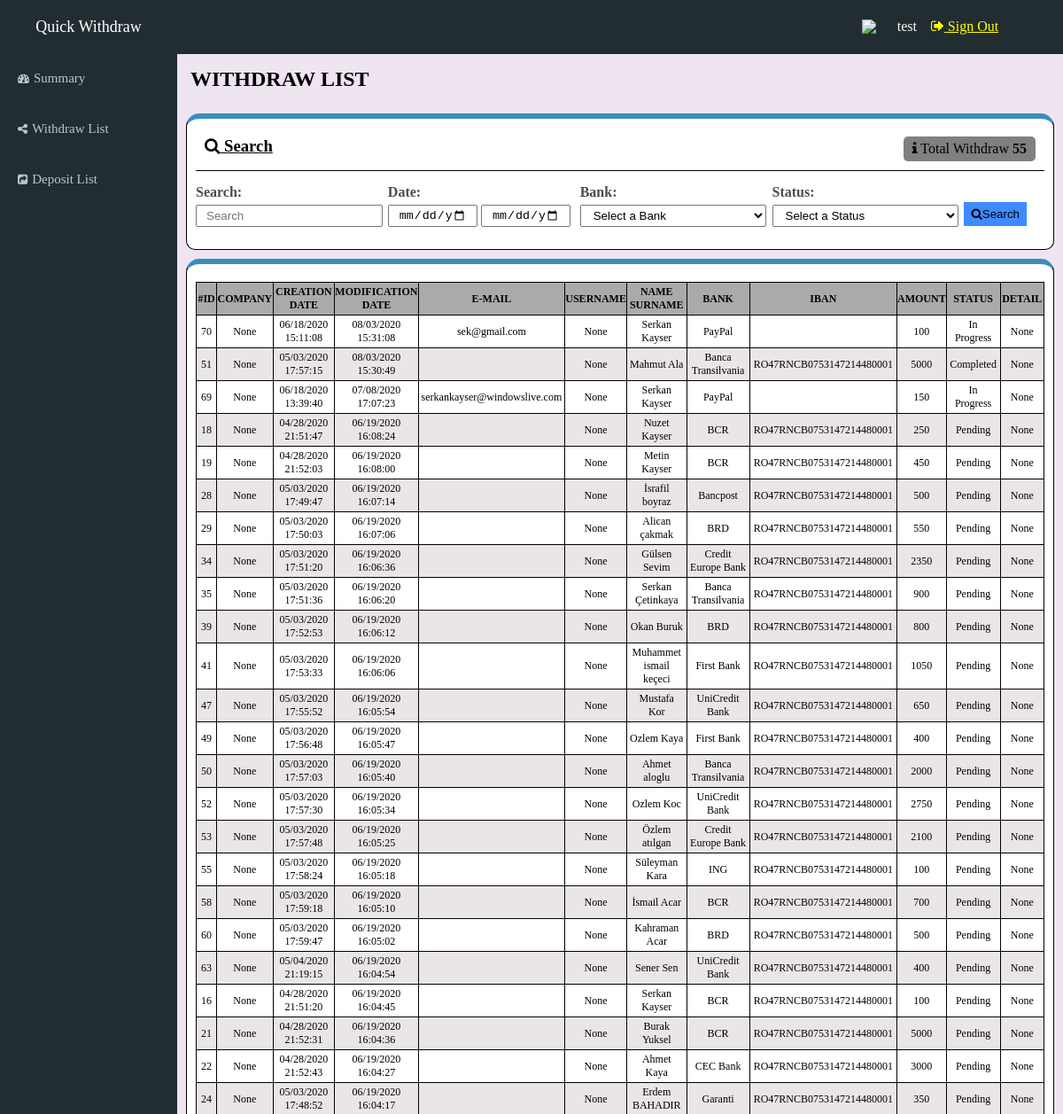
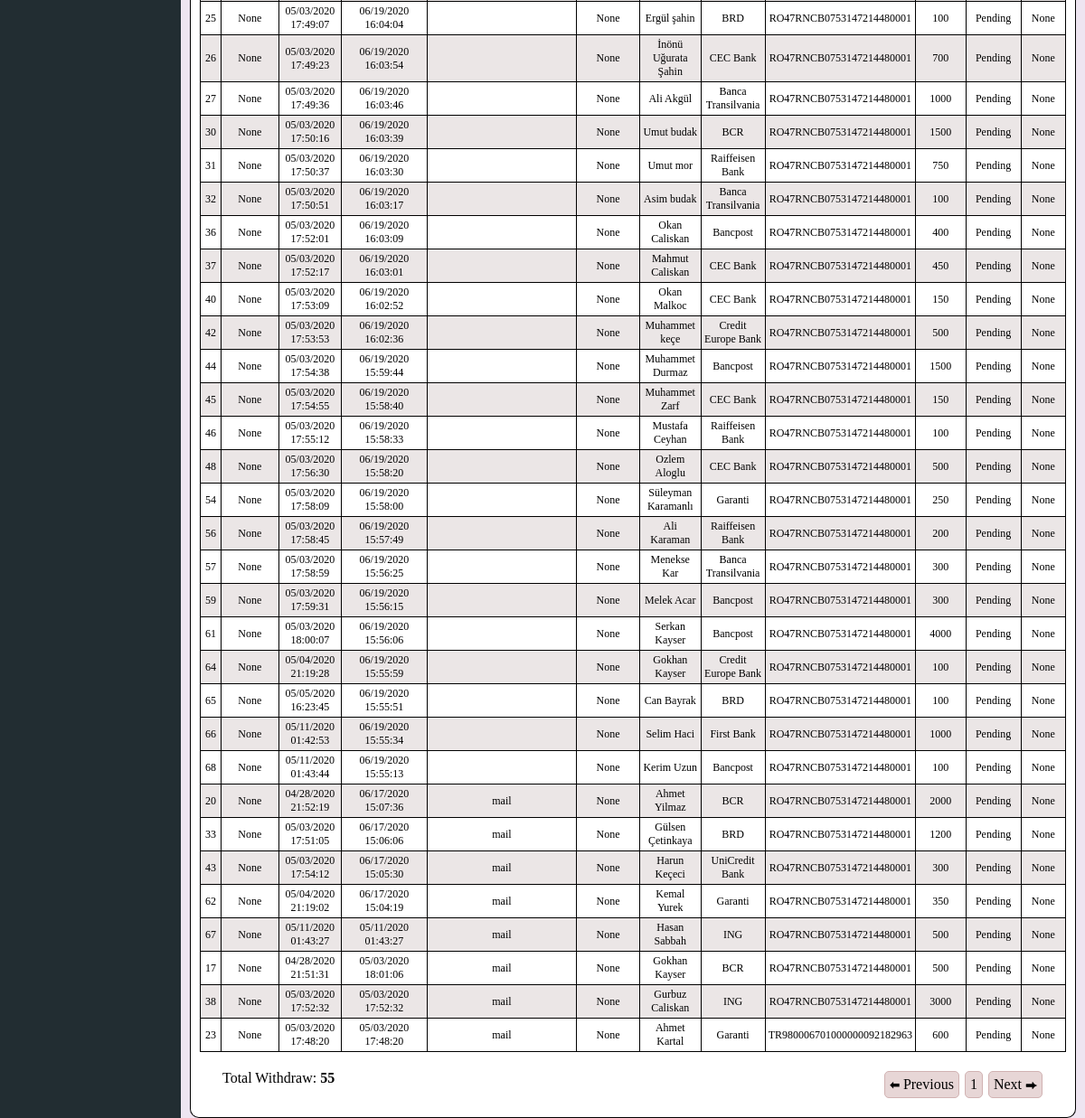
The page /wd_list/ (signed in) on the database as committed earlier (2 pictures, top to bottom).
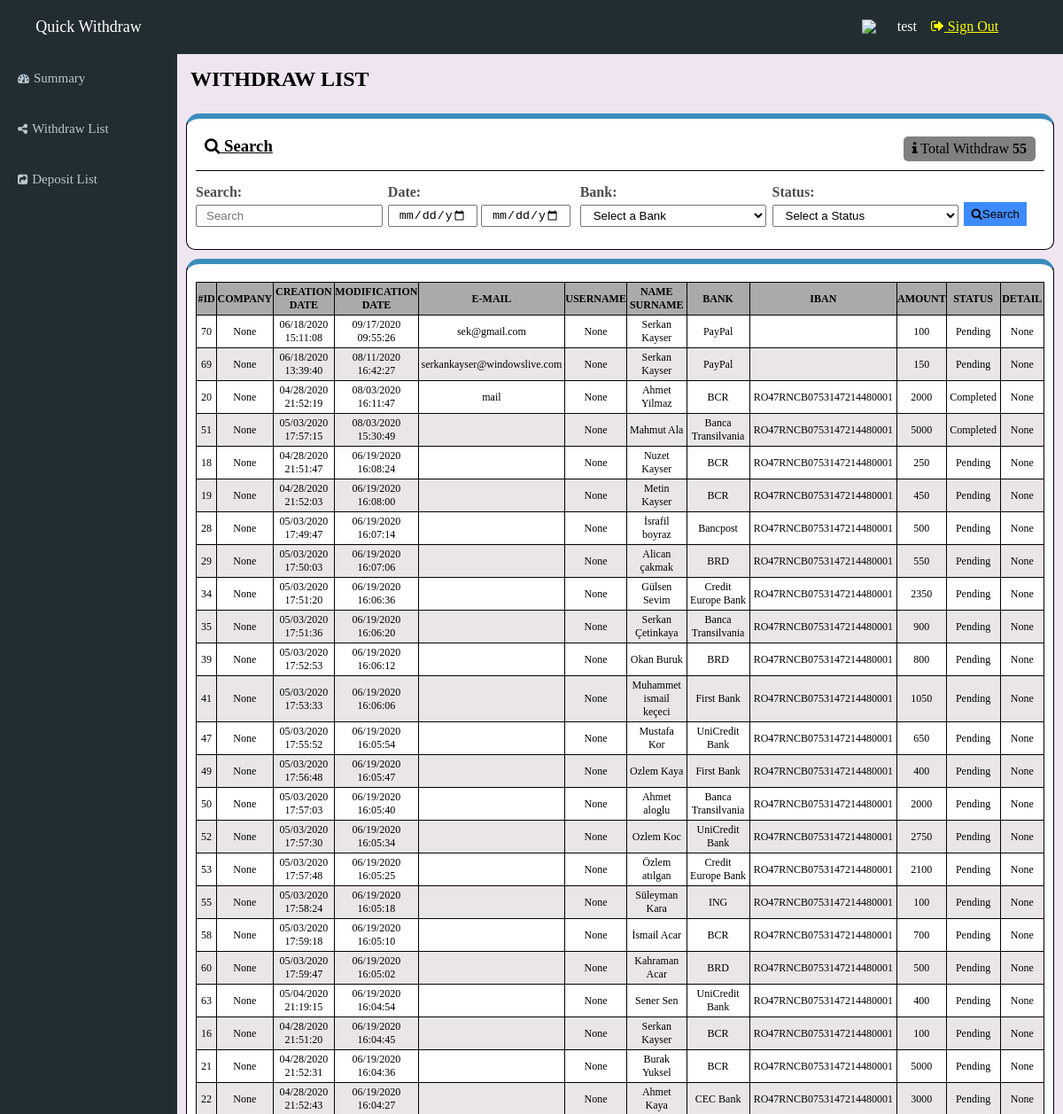
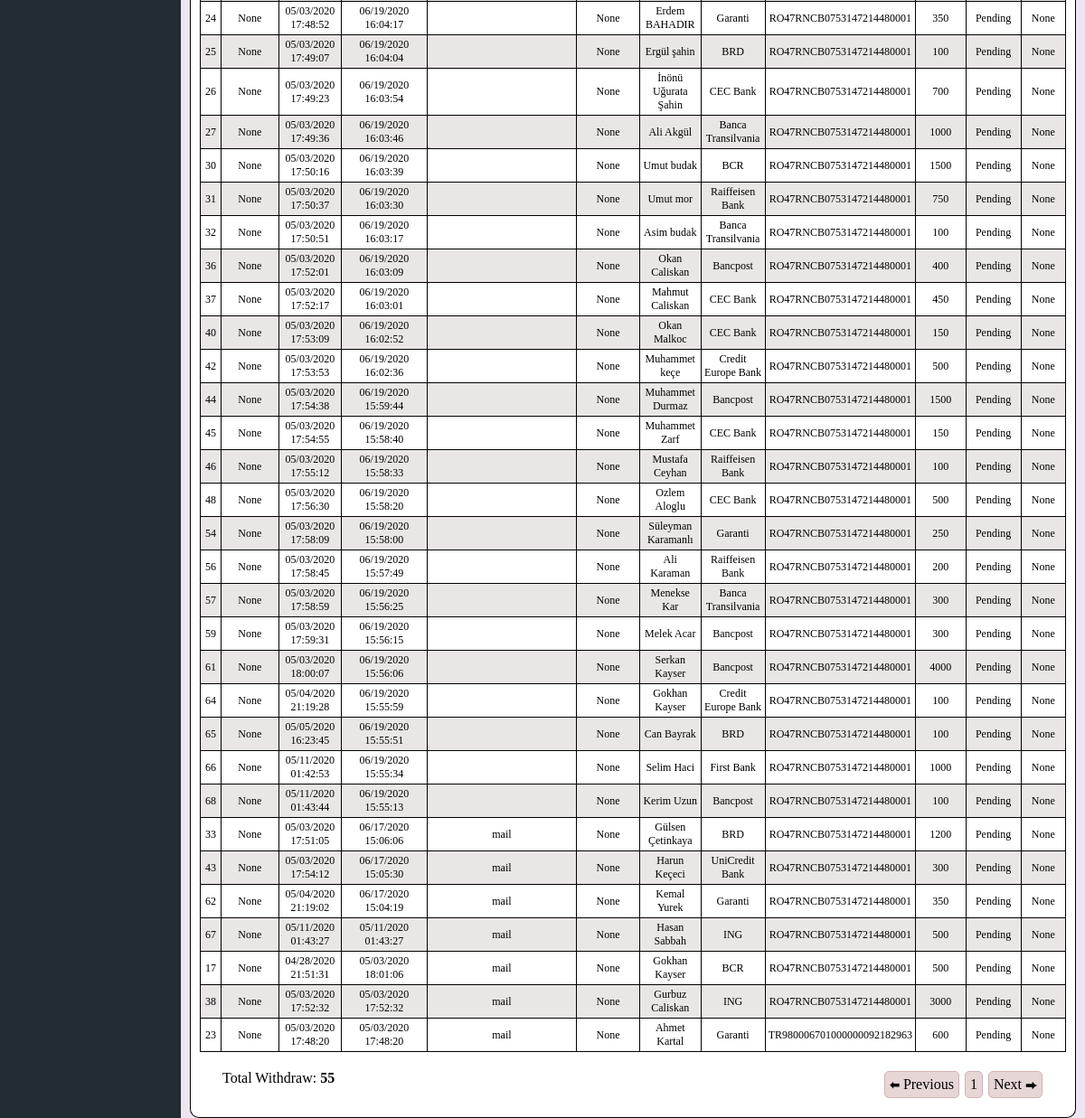
The same page on the database as committed later (2 pictures, top to bottom).
### first_app/models.py (models this page shows, shortened)
class Witdrawal_Form(models.Model):
    id = models.AutoField(unique=True, primary_key=True)
    name = models.CharField(max_length=264)
    all_bank_name = (
        ('PayPal', 'Paypal'),
        ('Banca Transilvania', 'Banca Transilvania'),
        ('Bancpost', 'Bancpost'),
        ('BCR', 'BCR'),
        ('BRD', 'BRD'),
        ('CEC Bank', 'CEC Bank'),
        ('Credit Europe Bank', 'Credit Europe Bank'),
        ('First Bank', 'First Bank'),
        ('Garanti', 'Garanti'),
        ('ING', 'ING'),
        ('UniCredit Bank', 'UniCredit Bank'),
        ('Raiffeisen Bank', 'Raiffeisen Bank'),
    )
    bank_name = models.CharField(max_length=50, default='' ,choices=all_bank_name)
    mail = models.EmailField(max_length=50, blank=True)
    iban = models.CharField(max_length=26, blank=True)
    amount = models.IntegerField()
    all_status = (
        ('Pending', 'Pending'),
        ('In Progress', 'In Progress'),
        ('Completed', 'Completed'),
        ('Rejected', 'Rejected'),
    )
    status = models.CharField(max_length=15, default='Pending', choices=all_status)
    created_date = models.DateTimeField(default=now,editable=False)
    modified_date = models.DateTimeField(auto_now=True)
    company_names = (
        ('xbet', 'xbet'),
        ('ybet', 'ybet'),
        ('zbet', 'zbet'),
    )
    company = models.CharField(max_length=50 ,choices=company_names)

### first_app/views.py (the view)
# urls.py: path('wd_list/', views.wd_list_pg, name='wd_list'),
@login_required
def wd_list_pg(request):
    withdraw_list = Witdrawal_Form.objects.order_by('-modified_date')
    counter = 0
    for wd in withdraw_list:
        counter += 1
    my_context = {
        'Witdrawal_Form': withdraw_list,
        'Sum': counter,
    }
    return render(request, 'first_app/wd_list_pg.html', context=my_context)

### templates/first_app/wd_list_pg.html (shortened to what this page needs)
{% extends 'first_app/base.html' %}
{% block content %}
<section class="content">
    <h2>WITHDRAW LIST</h2>
    <div class="divSearch">
        <div class="divSearch1-1">
            <h3 class="search_bar"><i class="fa fa-search"></i> Search</h3>
            <p><i class="fa fa-info"></i> Total Withdraw
              <span class="total">
                {{ Sum }}
              </span></p>
        </div>
        <form class="divSearch1-2" action="{% url 'search_wd' %}" method="get">
            <div class="search1">
                <label for="">Search:</label>
                <input type="text" placeholder="Search" name="q">
            </div>
            <div class="search2">
                <label for="">Date:</label>
                    <div class="searchDate">
                    <input type="date" name="q1">
                    <input type="date" name="q2">
                </div>
            </div>
            <div class="search3">
                <label for="">Bank:</label>
                <select name="q3" id="">
                    <option value="">Select a Bank</option>
                </select>
            </div>
            <div class="search4">
                <label for="">Status:</label>
                <select name="q4" id="">
                    <option value="">Select a Status</option>
                </select>
            </div>
            <div class="search5">
                <button class="searchButton"><i class="fa fa-search"></i>Search</button>
            </div>
        </form>
    </div>
    <div class="withdrawList">
        {% if Witdrawal_Form %}
          <table>
              <tr>
                  <th>#ID</th>
                  <th>COMPANY</th>
                  <th>CREATION DATE</th>
                  <th>MODIFICATION DATE</th>
                  <th>E-MAIL</th>
                  <th>USERNAME</th>
                  <th>NAME SURNAME</th>
                  <th>BANK</th>
                  <th>IBAN</th>
                  <th>AMOUNT</th>
                  <th>STATUS</th>
                  <th>DETAIL</th>
              </tr>
              <tr>
                {% for cek in Witdrawal_Form %}
                <td>{{ cek.id }} </td>
                <td>{{ None }} </td>
                <td>{{ cek.created_date|date:"SHORT_DATE_FORMAT" }} {{ cek.created_date|time:"H:i:s" }} </td>
                <td>{{ cek.modified_date|date:"SHORT_DATE_FORMAT" }} {{ cek.modified_date|time:"H:i:s" }} </td>
                <td>{{ cek.mail }} </td>
                <td>{{ None }} </td>
                <td>{{ cek.name }}</td>
                <td>{{ cek.bank_name }}</td>
                <td>{{ cek.iban }}</td>
                <td>{{ cek.amount }}</td>
                <td>{{ cek.status }}</td>
                <td>{{ None }} </td>
              </tr>
                {% endfor %}
          </table>
        {% else %}
            <p>You dont have any data</p>
        {% endif %}
        <div class="withdrawEnd">
            <p>Total Withdraw:
              <span class="total">
              {{ Sum }}
              </span></p>
            <div class="pageNumbers">
                <ul>
                    <li><span class="arrow">⬅</span> Previous</li>
                    <li>1</li>
                    <li>Next <span class="arrow">⮕</span></li>
                </ul>
            </div>
        </div>
    </div>
</section>
{% endblock %}

Rows that differ between the two databases and show on the page:
changed Witdrawal_Form "sek@gmail.com": modified_date "08/03/2020" → "09/17/2020"; modified_date "15:31:08" → "09:55:26"; status "In Progress" → "Pending"
changed Witdrawal_Form "serkankayser@windowslive.com": modified_date "07/08/2020" → "08/11/2020"; modified_date "17:07:23" → "16:42:27"; status "In Progress" → "Pending"; moves up the list
changed Witdrawal_Form "Ahmet Yilmaz": modified_date "06/17/2020" → "08/03/2020"; modified_date "15:07:36" → "16:11:47"; status "Pending" → "Completed"; moves up the list
